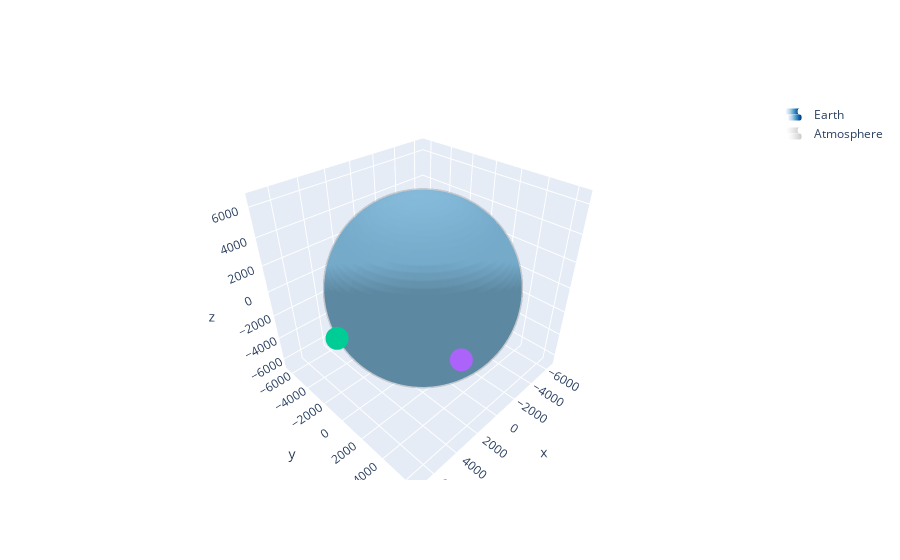

The notebook cell saved with this chart:
### Markdown cell above
To view our states graphically, we can import `plot_orbital_states()` from `naturalis.plotting`. We must pass in a list of states and a `plotly.graph_objects.Figure` object. The latter is done so you can stack graphs on a single figure. Remember to use the `show()` function in order to see your plots.

### Code cell
from naturalis.plotting import plot_orbital_states
import plotly.graph_objects as go

fig = go.Figure()
plot_orbital_states([initial_state, final_state], fig)
fig.show()

### Figure 1 — Plotly figure (JSON) as saved in the notebook; plotly's stock layout.template omitted (floating-point values rounded to 4 significant figures; data arrays with more than 128 entries replaced by an {"elided": "..."} marker saying what was removed)
{"data": [{"colorscale": [[0, "rgb(247,251,255)"], [0.125, "rgb(222,235,247)"], [0.25, "rgb(198,219,239)"], [0.375, "rgb(158,202,225)"], [0.5, "rgb(107,174,214)"], [0.625, "rgb(66,146,198)"], [0.75, "rgb(33,113,181)"], [0.875, "rgb(8,81,156)"], [1, "rgb(8,48,107)"]], "hoverinfo": "none", "name": "Earth", "showlegend": true, "showscale": false, "surfacecolor": {"elided": "100x50 float values"}, "type": "surface", "x": {"elided": "100x50 float values"}, "y": {"elided": "100x50 float values"}, "z": {"elided": "100x50 float values"}}, {"colorscale": [[0, "rgb(255,255,255)"], [0.125, "rgb(240,240,240)"], [0.25, "rgb(217,217,217)"], [0.375, "rgb(189,189,189)"], [0.5, "rgb(150,150,150)"], [0.625, "rgb(115,115,115)"], [0.75, "rgb(82,82,82)"], [0.875, "rgb(37,37,37)"], [1, "rgb(0,0,0)"]], "hoverinfo": "none", "name": "Atmosphere", "opacity": 0.2, "showlegend": true, "showscale": false, "surfacecolor": {"elided": "100x50 float values"}, "type": "surface", "x": {"elided": "100x50 float values"}, "y": {"elided": "100x50 float values"}, "z": {"elided": "100x50 float values"}}, {"hovertemplate": "Time: 0<br>Position: [7000.000, 0.000, 0.000] km<br>Velocity: [0.000, 7.546, 0.000] km/s", "showlegend": false, "type": "scatter3d", "x": [7000], "y": [0], "z": [0]}, {"hovertemplate": "Time: 1000.0<br>Position: [3311.580, 6167.066, 0.000] km<br>Velocity: [-6.648, 3.570, 0.000] km/s", "showlegend": false, "type": "scatter3d", "x": [3312.0], "y": [6167.0], "z": [0]}], "layout": {}}
